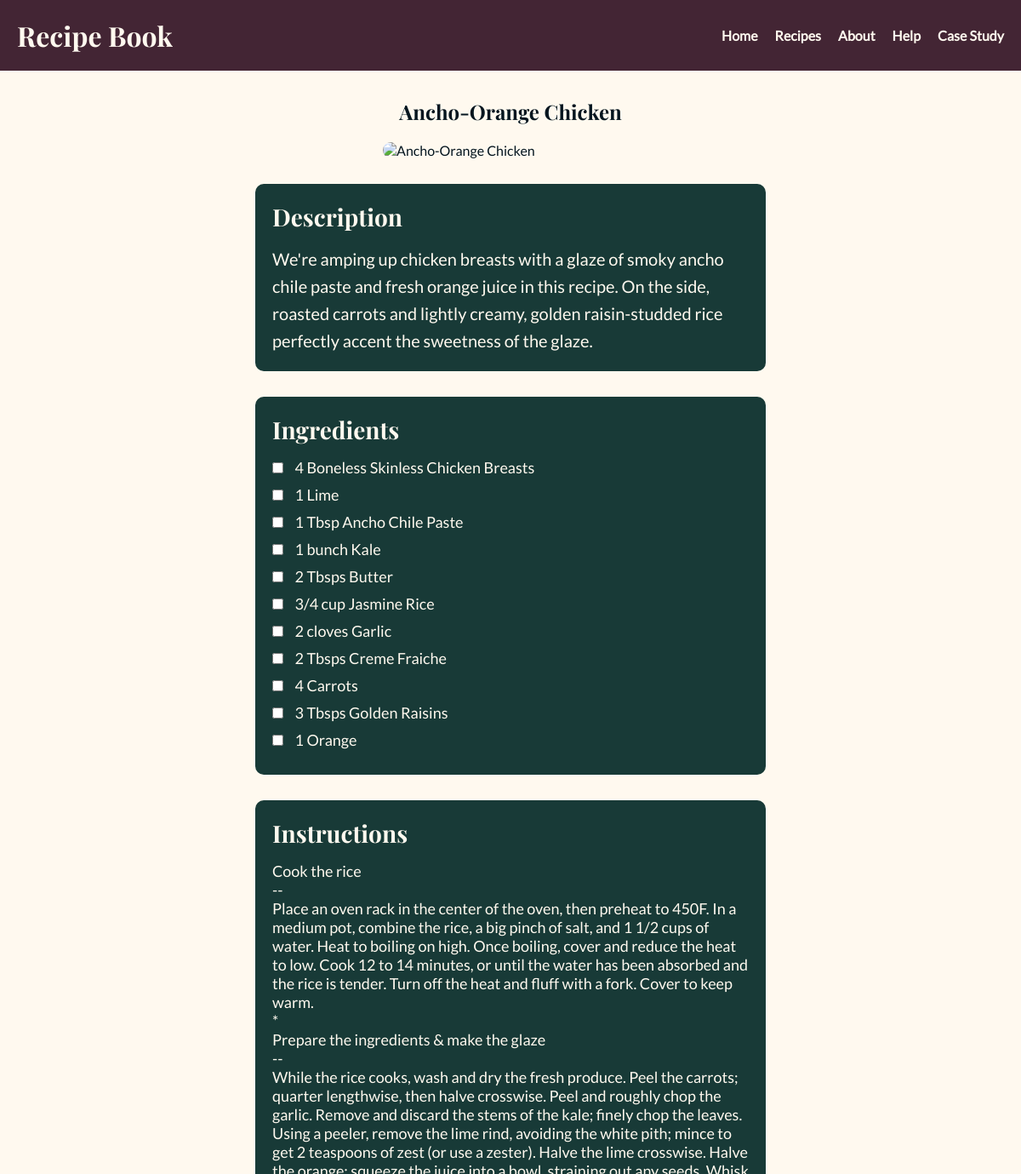
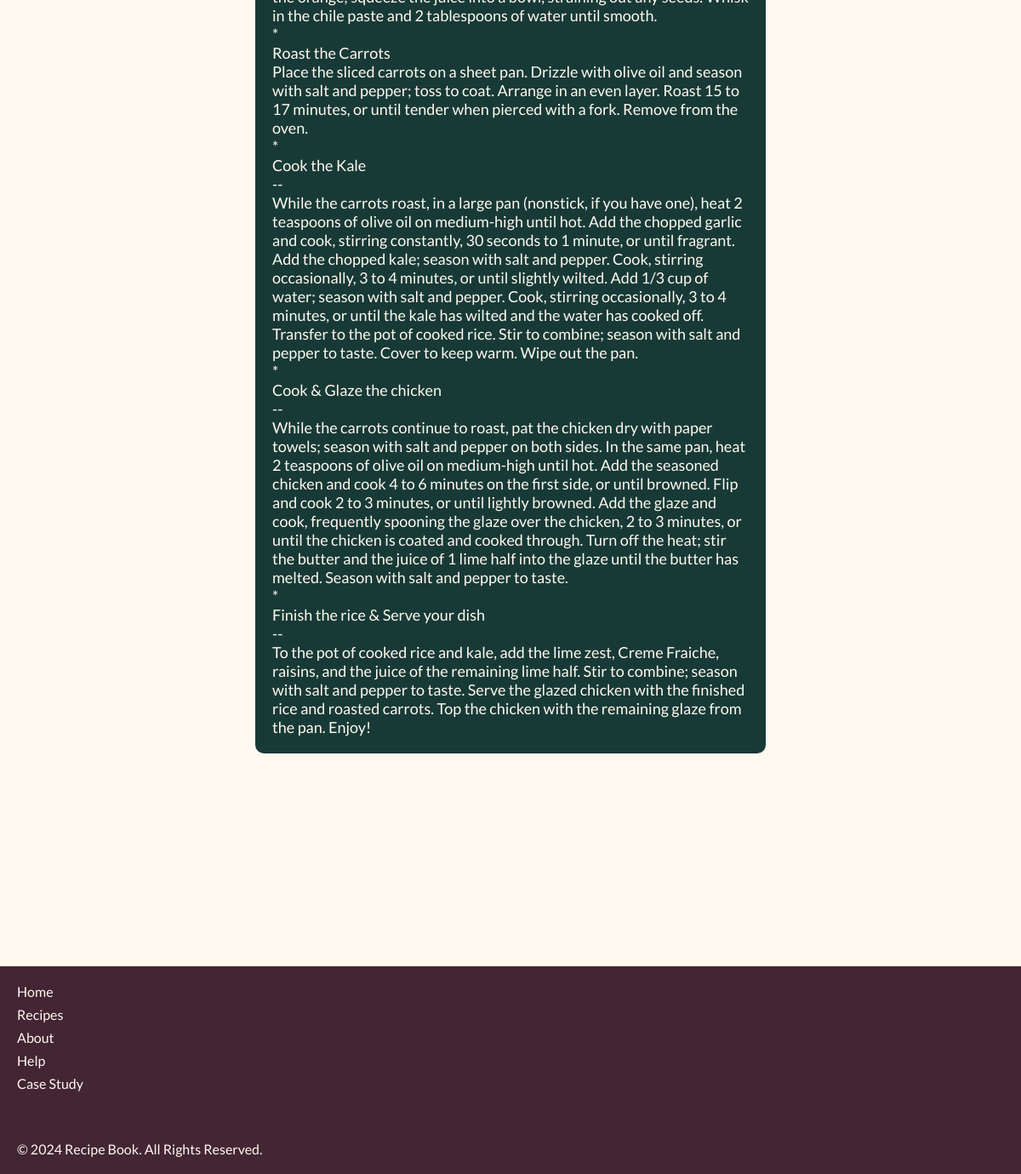
The app's page /recipe-detail.php?id=1 with its own data (2 pictures, top to bottom).
### tables this page shows
CREATE TABLE `final_recipes_list` (
  `id` int NOT NULL,
  `recipe_name` varchar(100) DEFAULT NULL,
  `recipe_subtitle` varchar(100) DEFAULT NULL,
  `cuisine` varchar(100) DEFAULT NULL,
  `protein` varchar(100) DEFAULT NULL,
  `cooking_time` int DEFAULT NULL,
  `servings` int DEFAULT NULL,
  `description` text,
  `ingredients` varchar(1000) DEFAULT NULL,
  `steps` text
);

### recipe-detail.php (the view, shortened to what this page needs)
<?php
include 'db_connection.php';
$recipeId = $_GET['id'] ?? '';
$sql = "SELECT * FROM final_recipes_list WHERE id = ?";
$stmt = $mysqli->prepare($sql);
$stmt->bind_param("i", $recipeId);
$stmt->execute();
$result = $stmt->get_result();
$recipe = $result->fetch_assoc();
?>
<!DOCTYPE html>
<html lang="en">
<head>
    <link rel="stylesheet" href="recipes.css">
</head>
<body>
<header>
    <div class="logo">
        <h1>Recipe Book</h1>
    </div>
    <nav>
        <ul id="nav-list">
            <li><a href="index.php">Home</a></li>
            <li><a href="recipes.php">Recipes</a></li>
            <li><a href="about.html">About</a></li>
            <li><a href="help.html">Help</a></li>
            <li><a href="case-study.html" target="_blank">Case Study</a></li>
        </ul>
    </nav>
</header>
<main>
    <section class="recipe-detail">
        <h2><?php echo htmlspecialchars($recipe['recipe_name']); ?></h2>
        <div class="recipe-image">
            <img
                src="images/<?php echo htmlspecialchars($recipe['id']); ?>.jpg"
                alt="<?php echo htmlspecialchars($recipe['recipe_name']); ?>">
        </div>
        <div class="description-section">
            <h3>Description</h3>
            <p><?php echo nl2br(htmlspecialchars($recipe['description'])); ?></p>
        </div>
        <div class="ingredients-section">
            <h3>Ingredients</h3>
            <ul>
                <?php
                $ingredients = explode("\n", $recipe['ingredients']);
                foreach ($ingredients as $ingredient) {
                    $cleanedIngredient = str_replace(',', '', $ingredient);
                    echo '<li><input type="checkbox"> ' . htmlspecialchars($cleanedIngredient) . '</li>';
                }
                ?>
            </ul>
        </div>
        <div class="steps-section">
            <h3>Instructions</h3>
            <div>
                <?php
                $steps = $recipe['steps'] ?? '';
                if (!empty($steps)) {
                    $stepsArray = explode("\n", $steps);
                    foreach ($stepsArray as $step) {
                        echo '<p>' . htmlspecialchars($step) . '</p>';
                    }
                } else {
                    echo '<p>No steps available for this recipe.</p>';
                }
                ?>
            </div>
        </div>
    </section>
</main>
<footer>
    <div class="footer-links">
        <ul>
            <li><a href="index.php">Home</a></li>
            <li><a href="recipes.php">Recipes</a></li>
            <li><a href="about.html">About</a></li>
            <li><a href="help.html">Help</a></li>
            <li><a href="case-study.html" target="_blank">Case Study</a></li>
        </ul>
        <p>&copy; 2024 Recipe Book. All Rights Reserved.</p>
    </div>
</footer>
</body>
</html>

### recipes.css (style rules this page uses)
:root { --primary-bg-color: #fff9ef; --primary-font-color: #04151F; --secondary-bg-color: #183A37; --header-color: #432534; --accent-color: #C44900; }
* { margin: 0; padding: 0; box-sizing: border-box; }
body { font-family: lato; background-color: var(--primary-bg-color); color: var(--primary-font-color); }
header { background-color: var(--header-color); padding: 20px; display: flex; justify-content: space-between; align-items: center; position: sticky; top: 0; z-index: 1000; }
header .logo h1 { color: var(--primary-bg-color); font-family: 'playfair-display'; }
nav ul { list-style: none; display: flex; gap: 20px; position: static; top: auto; right: auto; width: auto; height: auto; background-color: transparent; flex-direction: row; justify-content: flex-end; align-items: center; margin-left: auto; }
nav ul li a { color: var(--primary-bg-color); text-decoration: none; font-weight: bold; position: relative; }
nav ul li a::after { content: ''; position: absolute; bottom: -5px; left: 0; width: 0; height: 2px; background-color: var(--accent-color); transition: width 0.3s ease; }
footer { background-color: var(--header-color); color: var(--primary-bg-color); padding: 20px; margin-top: 250px; }
footer .footer-links { display: flex; flex-direction: column; align-items: flex-start; }
footer .footer-links ul { list-style-type: none; padding: 0; margin-bottom: 50px; }
footer .footer-links li { margin-bottom: 8px; }
footer .footer-links a { color: var(--primary-bg-color); text-decoration: none; }
footer p { margin: 0; }
.recipe-image img { width: 100%; height: auto; border-radius: 10px; margin-bottom: 30px; max-width: 300px; display: block; margin-left: auto; margin-right: auto; }
.recipe-detail h2 { padding-top: 32px; }
.description-section, .ingredients-section, .steps-section { background-color: var(--secondary-bg-color); padding: 20px; border-radius: 10px; margin: 0 auto 30px; max-width: 600px; text-align: left; color: var(--primary-bg-color); }
.description-section h3, .ingredients-section h3, .steps-section h3 { font-size: 28px; margin-bottom: 15px; font-family: 'playfair-display'; color: var(--primary-bg-color); }
.description-section p, .steps-section ol { font-size: 18px; line-height: 1.6; color: var(--primary-bg-color); }
.description-section p, .steps-section ol { font-size: 20px; line-height: 1.6; color: var(--primary-bg-color); }
.steps-section { font-family: lato; font-size: 18px; }
.ingredients-section ul { list-style: none; padding: 0; }
.ingredients-section li { font-size: 18px; margin-bottom: 10px; color: var(--primary-bg-color); }
.ingredients-section input[type="checkbox"] { margin-right: 10px; }
h2 { font-family: 'playfair-display'; margin-bottom: 20px; text-align: center; }

### records on screen
final_recipes_list: recipe_name "Ancho-Orange Chicken", description "We're amping up chicken breasts with a glaze of smoky ancho chile paste and fresh orange juice in this recipe. On the side, roasted carrots and lightly creamy, golden raisin-studded rice perfectly accent the sweetness of the glaze.", ingredients "4 Boneless Skinless Chicken Breasts", ingredients "1 Lime", ingredients "1 Tbsp Ancho Chile Paste", ingredients "1 bunch Kale", ingredients "2 Tbsps Butter", ingredients "3/4 cup Jasmine Rice", ingredients "2 cloves Garlic", ingredients "2 Tbsps Creme Fraiche", ingredients "4 Carrots", ingredients "3 Tbsps Golden Raisins", ingredients "1 Orange", steps "Cook the rice", steps "--", steps "Place an oven rack in the center of the oven, then preheat to 450F. In a medium pot, combine the rice, a big pinch of salt, and 1 1/2 cups of water. Heat to boiling on high. Once boiling, cover and reduce the heat to low. Cook 12 to 14 minutes, or until the water has been absorbed and the rice is tender. Turn off the heat and fluff with a fork. Cover to keep warm.", steps "*", steps "Prepare the ingredients & make the glaze", steps "While the rice cooks, wash and dry the fresh produce. Peel the carrots; quarter lengthwise, then halve crosswise. Peel and roughly chop the garlic. Remove and discard the stems of the kale; finely chop the leaves. Using a peeler, remove the lime rind, avoiding the white pith; mince to get 2 teaspoons of zest (or use a zester). Halve the lime crosswise. Halve the orange; squeeze the juice into a bowl, straining out any seeds. Whisk in the chile paste and 2 tablespoons of water until smooth.", steps "Roast the Carrots", steps "Place the sliced carrots on a sheet pan. Drizzle with olive oil and season with salt and pepper; toss to coat. Arrange in an even layer. Roast 15 to 17 minutes, or until tender when pierced with a fork. Remove from the oven.", steps "Cook the Kale", steps "While the carrots roast, in a large pan (nonstick, if you have one), heat 2 teaspoons of olive oil on medium-high until hot. Add the chopped garlic and cook, stirring constantly, 30 seconds to 1 minute, or until fragrant. Add the chopped kale; season with salt and pepper. Cook, stirring occasionally, 3 to 4 minutes, or until slightly wilted. Add 1/3 cup of water; season with salt and pepper. Cook, stirring occasionally, 3 to 4 minutes, or until the kale has wilted and the water has cooked off. Transfer to the pot of cooked rice. Stir to combine; season with salt and pepper to taste. Cover to keep warm. Wipe out the pan.", steps "Cook & Glaze the chicken", steps "While the carrots continue to roast, pat the chicken dry with paper towels; season with salt and pepper on both sides. In the same pan, heat 2 teaspoons of olive oil on medium-high until hot. Add the seasoned chicken and cook 4 to 6 minutes on the first side, or until browned. Flip and cook 2 to 3 minutes, or until lightly browned. Add the glaze and cook, frequently spooning the glaze over the chicken, 2 to 3 minutes, or until the chicken is coated and cooked through. Turn off the heat; stir the butter and the juice of 1 lime half into the glaze until the butter has melted. Season with salt and pepper to taste.", steps "Finish the rice & Serve your dish", steps "To the pot of cooked rice and kale, add the lime zest, Creme Fraiche, raisins, and the juice of the remaining lime half. Stir to combine; season with salt and pepper to taste. Serve the glazed chicken with the finished rice and roasted carrots. Top the chicken with the remaining glaze from the pan. Enjoy!"
